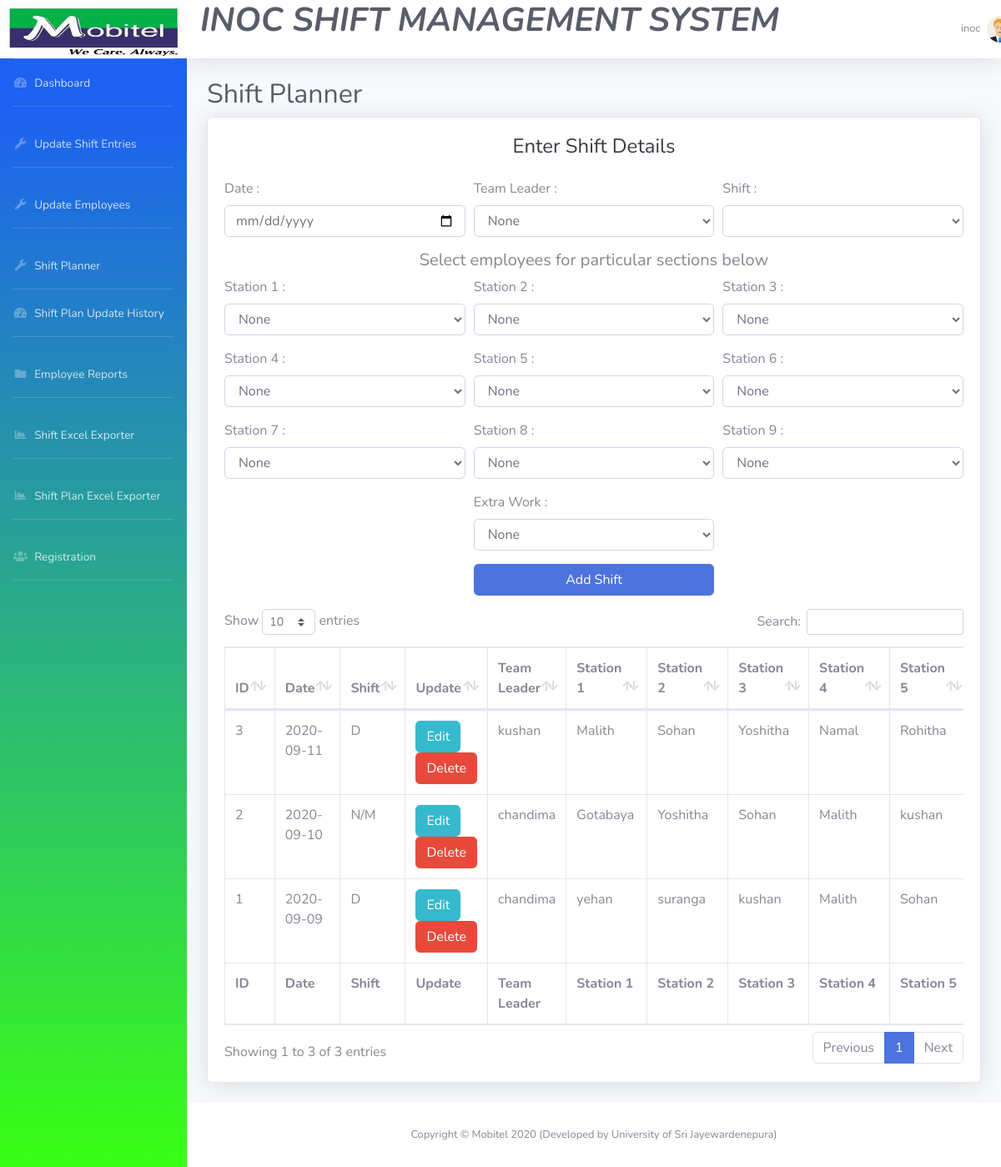
/plan_shift_admin.php (signed in), run on the app's committed database.
### tables this page shows
CREATE TABLE IF NOT EXISTS `shift_plan` (
  `id` int(11) NOT NULL AUTO_INCREMENT,
  `date_p` date NOT NULL,
  `shift` varchar(10) NOT NULL,
  `team_leader` varchar(15) NOT NULL,
  `station_1` varchar(15) NOT NULL,
  `station_2` varchar(15) NOT NULL,
  `station_3` varchar(15) NOT NULL,
  `station_4` varchar(15) NOT NULL,
  `station_5` varchar(15) NOT NULL,
  `station_6` varchar(15) NOT NULL,
  `station_7` varchar(15) NOT NULL,
  `station_8` varchar(20) NOT NULL,
  `station_9` varchar(20) NOT NULL,
  `extra_work` varchar(15) NOT NULL,
  PRIMARY KEY (`id`)
);

### include/plan_form_up_admin.php (called while the page is built, shortened)
<?php
  $update= false;
  $date_sel  ='';
  $team_leader_sel  ="None";
  $core_sel ="None";
  $transmission_sel ="None";
  $report_sel ="None";
  $huawei1_sel="None";
  $huawei2_sel ="None";
  $zte1_sel ="None";
  $zte2_sel ="None";
  $oncall1_sel ="None";
  $oncall2_sel ="None";
  $extra_work_sel ="None";
?>

### plan_shift_admin.php (the view, shortened to what this page needs)
<?php require('include/header.php');    ?>
<?php require('include/navbar_admin.php');    ?>
<?php require('include/topbar.php');    ?>
        <div class="container-fluid">
          <h1 class="h2 mb-2 text-gray-800">Shift Planner</h1>
          <div class="card shadow mb-4">
            <div class="card-body">
              <?php
                 require('include/plan_form_up_admin.php');
              ?>
              <h1 class="h4 text-gray-900 mb-4 text-center">Enter Shift Details</h1>
            <form method="post" action="plan_shift_admin.php"  >
                  <div class="form-row justify-content-center">
                  <div class="col-md-4 mb-3">
                   <label>Date :</label>
                   <input type="date" name="date_f" id="date_f" class="form-control"
                   value="<?php echo $date_sel;  ?>"  placeholder="Enter date" maxlength="15" required>
                   </div>
                   <div class="col-md-4 mb-3">
                   <label>Team Leader :</label>
                   <select class="form-control" name="team_leader_f" id="team_leader_f">
                   <option selected hidden><?php echo $team_leader_sel; ?></option>
                   </select>
                   </div>
                   <div class="col-md-4 mb-3">
                   <label>Shift :</label>
                   <select class="form-control" name="shift_f" id="shift_f" required>
                   <option selected hidden><?php echo $shift_sel; ?></option>
                   <option>D</option>
                   </select>
                   </div>
                  </div>
                  <div class="text-center">
                  <h5>Select employees for particular sections below</h5>
                  </div>
                  <div class="form-row justify-content-center">
                   <div class="col-md-4 mb-3">
                   <label>Station 1 :</label>
                   <select class="form-control" name="core_f" id="core_f">
                   <option selected hidden><?php echo $core_sel; ?></option>
                   </select>
                   </div>
                   <div class="col-md-4 mb-3">
                   <label>Station 2 :</label>
                   <select class="form-control" name="transmission_f" id="transmission_f">
                   <option selected hidden><?php echo $transmission_sel; ?></option>
                   </select>
                   </div>
                   <div class="col-md-4 mb-3">
                   <label>Station 3 :</label>
                   <select class="form-control" name="report_f" id="report_f">
                   <option selected hidden><?php echo $report_sel; ?></option>
                   </select>
                   </div>
                   <div class="col-md-4 mb-3">
                   <label>Station 4 :</label>
                   <select class="form-control" name="huawei1_f" id="huawei1_f">
                   <option selected hidden><?php echo $huawei1_sel; ?></option>
                   </select>
                   </div>
                   <div class="col-md-4 mb-3">
                   <label>Station 5 :</label>
                   <select class="form-control" name="huawei2_f" id="huawei2_f">
                   <option selected hidden><?php echo $huawei2_sel; ?></option>
                   </select>
                   </div>
                   <div class="col-md-4 mb-3">
                   <label>Station 6 :</label>
                   <select class="form-control" name="zte1_f" id="zte1_f">
                   <option selected hidden><?php echo $zte1_sel; ?></option>
                   </select>
                   </div>
                   <div class="col-md-4 mb-3">
                   <label>Station 7 :</label>
                   <select class="form-control" name="zte2_f" id="zte2_f">
                   <option selected hidden><?php echo $zte2_sel; ?></option>
                   </select>
                   </div>
                   <div class="col-md-4 mb-3">
                   <label>Station 8 :</label>
                   <select class="form-control" name="oncall1_f" id="oncall1_f">
                   <option selected hidden><?php echo $oncall1_sel; ?></option>
                   </select>
                   </div>
                   <div class="col-md-4 mb-3">
                   <label>Station 9 :</label>
                   <select class="form-control" name="oncall2_f" id="oncall2_f">
                   <option selected hidden><?php echo $oncall2_sel; ?></option>
                   </select>
                   </div>
                   <div class="col-md-4 mb-3">
                   <label>Extra Work :</label>
                   <select class="form-control" name="extra_work_f" id="extra_work_f">
                   <option selected hidden><?php echo $extra_work_sel; ?></option>
                   </select>
                   </div>
                  </div>
                  <div class="form-row justify-content-center">
                  <div class="col-md-4 mb-3">
                 <?php if($update == true):  ?>
                      <input type="submit" class="btn btn-success btn-user btn-block" name="update_shift" value="Update Shift">
                 <?php else: ?>
                      <input type="submit" class="btn btn-primary btn-user btn-block" name="add_shift" value="Add Shift">
                 <?php endif; ?>
                  </div>
                  </div>
                </form>
              <?php
              require('include/connection.php');
              $query="SELECT* FROM  shift_plan ORDER BY id DESC";
              $result_set=mysqli_query($connection,$query);
              ?>
              <div class="table-responsive">
                <table class="table table-bordered" id="dataTable" width="100%" cellspacing="0">
                  <thead>
                    <tr>
                      <th>ID</th>
                      <th>Date</th>
                      <th>Shift</th>
                      <th>Update</th>
                      <th>Team Leader</th>
                      <th>Station 1</th>
                      <th>Station 2</th>
                      <th>Station 3</th>
                      <th>Station 4</th>
                      <th>Station 5</th>
                    </tr>
                  </thead>
                  <tfoot>
                    <tr>
                      <th>ID</th>
                      <th>Date</th>
                      <th>Shift</th>
                      <th>Update</th>
                      <th>Team Leader</th>
                      <th>Station 1</th>
                      <th>Station 2</th>
                      <th>Station 3</th>
                      <th>Station 4</th>
                      <th>Station 5</th>
                    </tr>
                  </tfoot>
                  <tbody>
                  <?php
                   while($row=mysqli_fetch_assoc($result_set))  {
                   ?>
                    <tr>
                      <td><?php echo $row["id"];  ?></td>
                      <td><?php echo $row["date_p"];  ?></td>
                      <td><?php echo $row["shift"]; ?></td>
                      <td>
                         <a href="plan_shift_admin.php?edit=<?php echo $row['id']; ?>"
                           class="btn btn-info">Edit</a>
                         <a href="plan_shift_admin.php?delete=<?php echo $row['id']; ?>"
                           class="btn btn-danger">Delete</a>
                      </td>
                      <td><?php echo $row["team_leader"];   ?></td>
                      <td><?php echo $row["station_1"];  ?></td>
                      <td><?php echo $row["station_2"];  ?></td>
                      <td><?php echo $row["station_3"]; ?></td>
                      <td><?php echo $row["station_4"];   ?></td>
                      <td><?php echo $row["station_5"];  ?></td>
                    </tr>
                   <?php
                    }
                    ?>
					</tbody>
                </table>
              </div>
            </div>
          </div>
        </div>
      </div>
<?php require('include/footer.php'); ?>

### data on the page
shift_plan: id "3", date_p "2020-09-11", shift "D", team_leader "kushan", station_1 "Malith", station_2 "Sohan", station_3 "Yoshitha", station_4 "Namal", station_5 "Rohitha"
shift_plan: id "2", date_p "2020-09-10", shift "N/M", team_leader "chandima", station_1 "Gotabaya", station_2 "Yoshitha", station_3 "Sohan", station_4 "Malith", station_5 "kushan"
shift_plan: id "1", date_p "2020-09-09", shift "D", team_leader "chandima", station_1 "yehan", station_2 "suranga", station_3 "kushan", station_4 "Malith", station_5 "Sohan"

### other printed values
$_SESSION['logged_as'] "inoc"
form field team_leader_f "None"
form field core_f "None"
form field transmission_f "None"
form field report_f "None"
form field huawei1_f "None"
form field huawei2_f "None"
form field zte1_f "None"
form field zte2_f "None"
form field oncall1_f "None"
form field oncall2_f "None"
form field extra_work_f "None"
